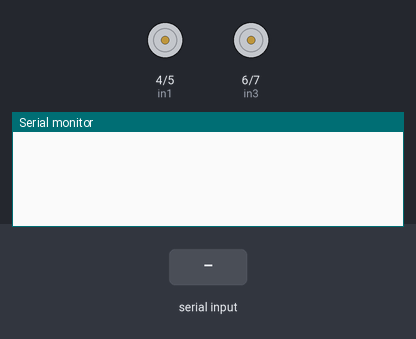
Bench run of a sketch on a simulated Arduino Uno, built with avr-gcc and run on an emulated ATmega328P. Parts: motor-driver pin pairs drawn as motors (green arrow = first pin HIGH = forward, orange = second pin HIGH = backward, longer = more drive, scaled by the enable pin), the last lines printed to the serial monitor. The test bench sets the inputs (shaded band).

Above: at 1.2 s.
1.3 s: "f" received over Serial
At 2.8 s:
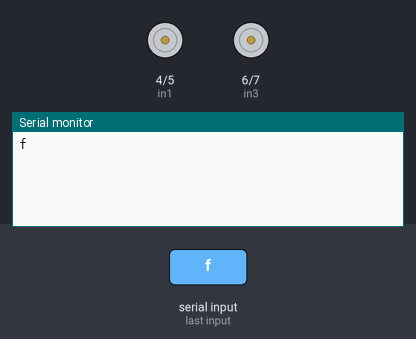
3.1 s: "l" received over Serial
At 4.5 s:
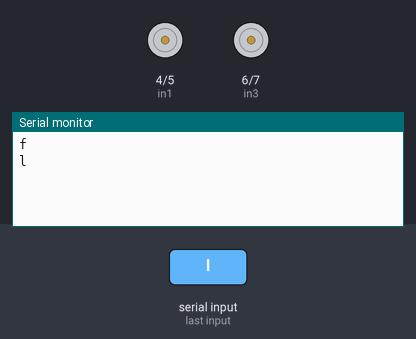
4.8 s: "r" received over Serial
At 6.4 s:
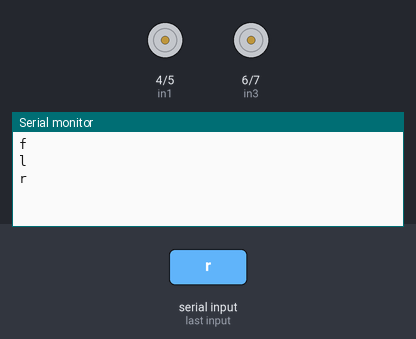

Measured:
- after the input at 1.3 s, the serial monitor: prints a new line after 0.17 s (image 1)
- after the input at 3.1 s, the serial monitor: prints a new line after 0.05 s (image 2)
- after the input at 4.8 s, the serial monitor: prints a new line at once (image 3)

The sketch:

roborace_hc_05.ino
```cpp
/*
  CONNECTIONS - modify according to wheel rotation
  IN1 - PIN4
  IN2 - PIN5
  IN3 - PIN6
  IN4 - PIN7

  use PWM to control speed
  EN_A - PIN9
  EN_B - PIN10

*/

#define enA 9
#define in1 4
#define in2 5
#define enB 10
#define in3 6
#define in4 7

int motorSpeedA = 220;
int motorSpeedB = 220;

char x;
void setup()
{
  Serial.begin(9600);

  pinMode(enA, OUTPUT);
  pinMode(enB, OUTPUT);
  pinMode(in1, OUTPUT);
  pinMode(in2, OUTPUT);
  pinMode(in3, OUTPUT);
  pinMode(in4, OUTPUT);

}

void loop()
{
  x = 's';
  if (Serial.available() > 0)
  {
    x = Serial.read();
    Serial.println(x);
  }

  delay(10);

  if (x == 'f')
  {
    digitalWrite(in1, HIGH);
    digitalWrite(in2, LOW);
    digitalWrite(in3, HIGH);
    digitalWrite(in4, LOW);
    delay(200);
  }
  else if (x == 'l')
  { digitalWrite(in1, LOW);
    digitalWrite(in2, HIGH);
    digitalWrite(in3, LOW);
    digitalWrite(in4, LOW);
    delay(200);
  }
  else if (x == 'r')
  {
    digitalWrite(in1, LOW);
    digitalWrite(in2, LOW);
    digitalWrite(in3, LOW);
    digitalWrite(in4, HIGH);
    delay(200);
  }
  else if (x == 'b')
  {
    digitalWrite(in1, HIGH);
    digitalWrite(in2, LOW);
    digitalWrite(in3, HIGH);
    digitalWrite(in4, LOW);
    delay(200);
  }
  else if (x == 's')
  {
    digitalWrite(in1, LOW);
    digitalWrite(in2, LOW);
    digitalWrite(in3, LOW);
    digitalWrite(in4, LOW);
    delay(200);
  }
}
```
